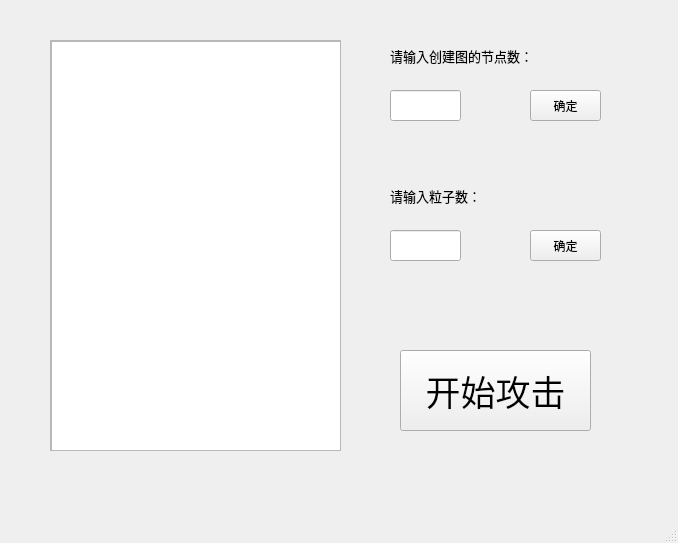
<?xml version="1.0" encoding="UTF-8"?>
<ui version="4.0">
 <class>MainWindow</class>
 <widget class="QMainWindow" name="MainWindow">
  <property name="geometry">
   <rect>
    <x>0</x>
    <y>0</y>
    <width>678</width>
    <height>543</height>
   </rect>
  </property>
  <property name="windowTitle">
   <string>自主创建</string>
  </property>
  <widget class="QWidget" name="centralwidget">
   <widget class="QLabel" name="label">
    <property name="geometry">
     <rect>
      <x>130</x>
      <y>150</y>
      <width>101</width>
      <height>31</height>
     </rect>
    </property>
    <property name="text">
     <string/>
    </property>
   </widget>
   <widget class="QScrollArea" name="scrollArea">
    <property name="geometry">
     <rect>
      <x>50</x>
      <y>40</y>
      <width>291</width>
      <height>411</height>
     </rect>
    </property>
    <property name="widgetResizable">
     <bool>true</bool>
    </property>
    <widget class="QWidget" name="scrollAreaWidgetContents">
     <property name="geometry">
      <rect>
       <x>0</x>
       <y>0</y>
       <width>289</width>
       <height>409</height>
      </rect>
     </property>
     <widget class="QTextEdit" name="textEdit">
      <property name="geometry">
       <rect>
        <x>0</x>
        <y>0</y>
        <width>291</width>
        <height>411</height>
       </rect>
      </property>
     </widget>
    </widget>
   </widget>
   <widget class="QLabel" name="label_2">
    <property name="geometry">
     <rect>
      <x>390</x>
      <y>40</y>
      <width>191</width>
      <height>31</height>
     </rect>
    </property>
    <property name="font">
     <font>
      <family>宋体</family>
      <pointsize>10</pointsize>
     </font>
    </property>
    <property name="text">
     <string>请输入创建图的节点数：</string>
    </property>
   </widget>
   <widget class="QLineEdit" name="lineEdit">
    <property name="geometry">
     <rect>
      <x>390</x>
      <y>90</y>
      <width>71</width>
      <height>31</height>
     </rect>
    </property>
    <property name="alignment">
     <set>Qt::AlignCenter</set>
    </property>
   </widget>
   <widget class="QPushButton" name="pushButton">
    <property name="geometry">
     <rect>
      <x>530</x>
      <y>90</y>
      <width>71</width>
      <height>31</height>
     </rect>
    </property>
    <property name="text">
     <string>确定</string>
    </property>
   </widget>
   <widget class="QLabel" name="label_3">
    <property name="geometry">
     <rect>
      <x>390</x>
      <y>180</y>
      <width>191</width>
      <height>31</height>
     </rect>
    </property>
    <property name="font">
     <font>
      <family>宋体</family>
      <pointsize>10</pointsize>
     </font>
    </property>
    <property name="text">
     <string>请输入粒子数：</string>
    </property>
   </widget>
   <widget class="QLineEdit" name="lineEdit_2">
    <property name="geometry">
     <rect>
      <x>390</x>
      <y>230</y>
      <width>71</width>
      <height>31</height>
     </rect>
    </property>
    <property name="alignment">
     <set>Qt::AlignCenter</set>
    </property>
   </widget>
   <widget class="QPushButton" name="pushButton_2">
    <property name="geometry">
     <rect>
      <x>530</x>
      <y>230</y>
      <width>71</width>
      <height>31</height>
     </rect>
    </property>
    <property name="text">
     <string>确定</string>
    </property>
   </widget>
   <widget class="QPushButton" name="pushButton_3">
    <property name="geometry">
     <rect>
      <x>400</x>
      <y>350</y>
      <width>191</width>
      <height>81</height>
     </rect>
    </property>
    <property name="font">
     <font>
      <family>宋体</family>
      <pointsize>26</pointsize>
     </font>
    </property>
    <property name="text">
     <string>开始攻击</string>
    </property>
   </widget>
  </widget>
  <widget class="QMenuBar" name="menubar">
   <property name="geometry">
    <rect>
     <x>0</x>
     <y>0</y>
     <width>678</width>
     <height>26</height>
    </rect>
   </property>
  </widget>
  <widget class="QStatusBar" name="statusbar"/>
 </widget>
 <resources/>
 <connections/>
</ui>
